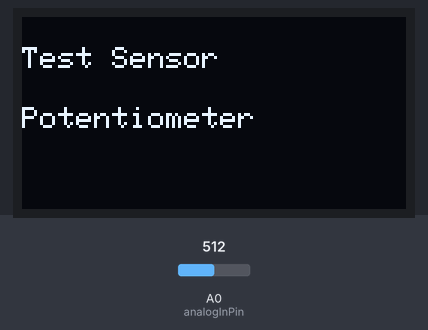
A sketch run on a simulated Arduino Uno, built with avr-gcc and run on an emulated ATmega328P. On the bench: 128×64 one-colour display. Inputs (shaded band) come from the test bench; at power-on: A0 (analogInPin) = 512. The display library's start-up logo is not drawn; what the sketch prints to the serial monitor is not drawn.

Above: at 4.1 s.
At 10.2 s:
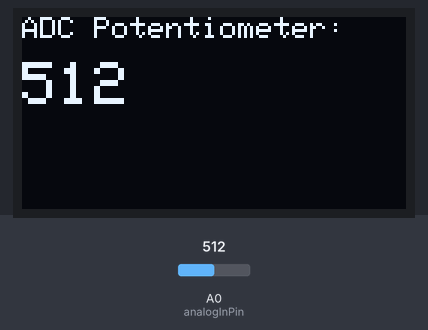
10.3 s: A0 (analogInPin) set to 716
At 11.5 s:
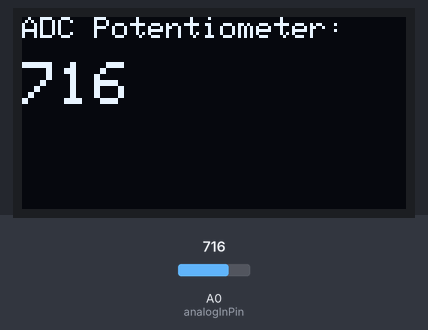
11.8 s: A0 (analogInPin) set to 900
At 13.1 s:
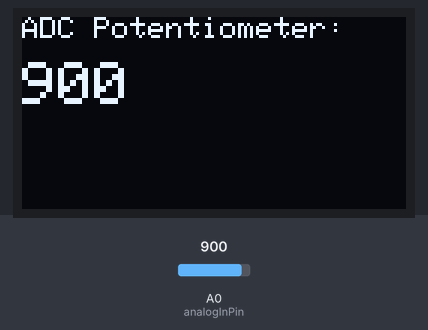
13.4 s: A0 (analogInPin) set to 1023
At 13.9 s:
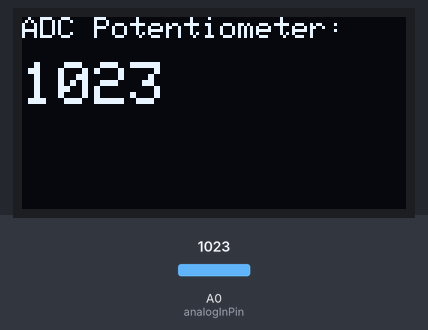
Timing chart, 0 to 16.4 s (numbered marks = the images above; inputs shaded):
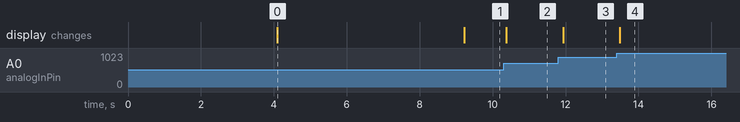

Measured:
- after the input at 10.3 s, the display: changes after 0.08 s (image 2)
- after the input at 11.8 s, the display: changes after 0.13 s (image 3)
- after the input at 13.4 s, the display: changes after 0.08 s (image 4)
- what the display in image 0 shows lasts 5.1 s, from 4.1 s to 9.2 s

The sketch:

LCD_OLED_ADC_Potentiometer.ino
```cpp
#include <Adafruit_GFX.h>
#include <Adafruit_SSD1306.h>

#define SCREEN_WIDTH 128 // OLED display width, in pixels
#define SCREEN_HEIGHT 64 // OLED display height, in pixels
Adafruit_SSD1306 display(SCREEN_WIDTH, SCREEN_HEIGHT, &Wire, -1);

const int analogInPin = A0;  // ESP8266 Analog Pin ADC0 = A0

// variable for storing the potentiometer value
int potValue = 0;

void setup() {
  Serial.begin(115200);

  if(!display.begin(SSD1306_SWITCHCAPVCC, 0x3C)) {
      Serial.println(F("SSD1306 allocation failed"));
      for(;;);
    }
  display.display();
  delay(4000);
  display.clearDisplay();
  display.setTextColor(WHITE);
  lcdOpening("Potentiometer");
}

void loop() {
  delay(100);

  // Reading potentiometer value
  potValue = analogRead(analogInPin);
  Serial.print("ADC POT "); Serial.print("\t: "); Serial.println(potValue);

  display.clearDisplay();

  // display ADC Potentiometer
  display.setTextSize(1);
  display.setCursor(0,0);
  display.print("ADC Potentiometer: ");
  display.setTextSize(2);
  display.setCursor(0,15);
  display.print(potValue);

  display.display();
  }

void lcdOpening(char *teks){
  display.clearDisplay();
  display.setTextSize(1);
  display.setCursor(0,10);
  display.print("Test Sensor");
  display.setTextSize(1);
  display.setCursor(0,30);
  display.print(teks);

  display.display();
  delay(5000);
  }
```
